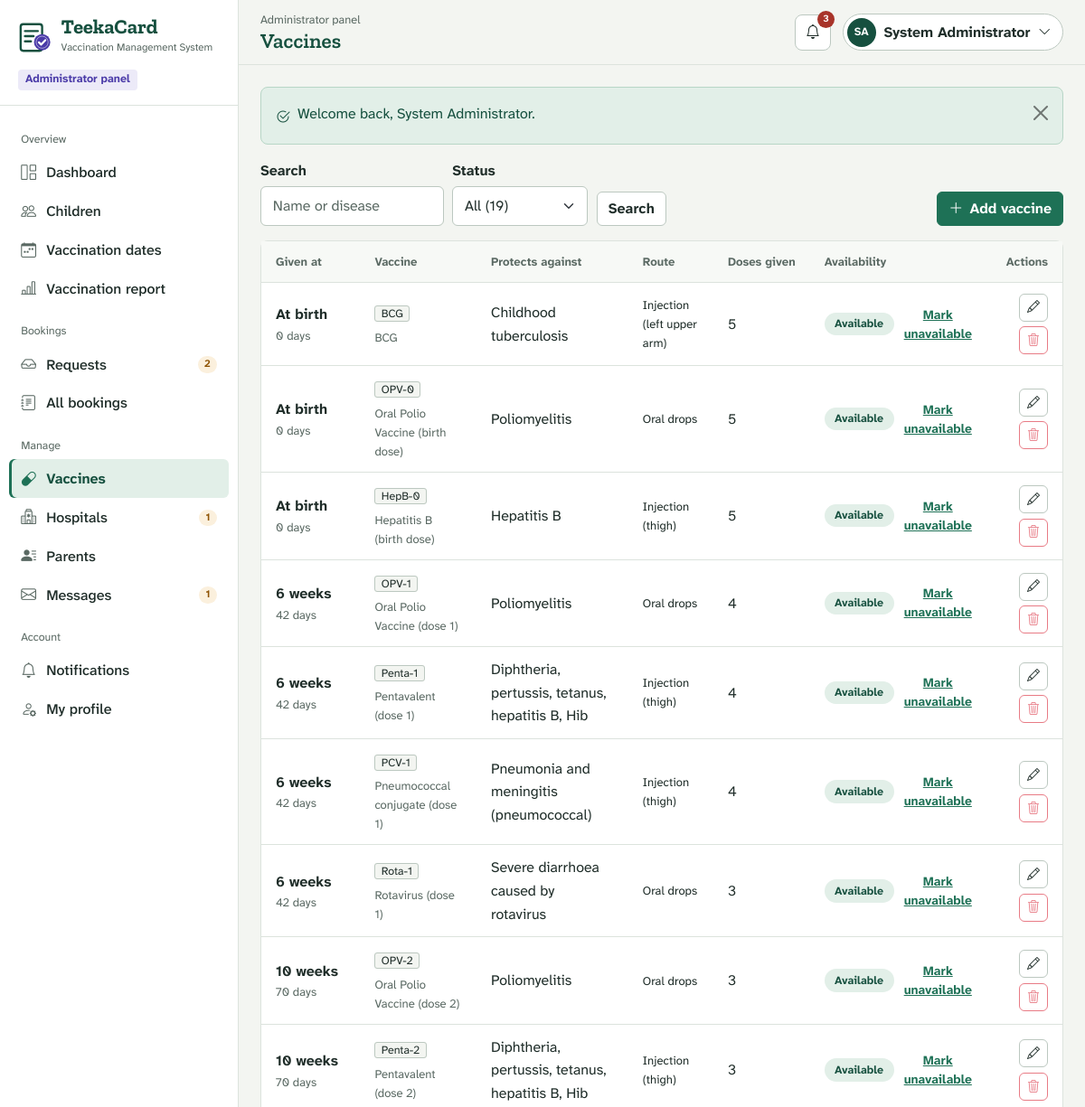
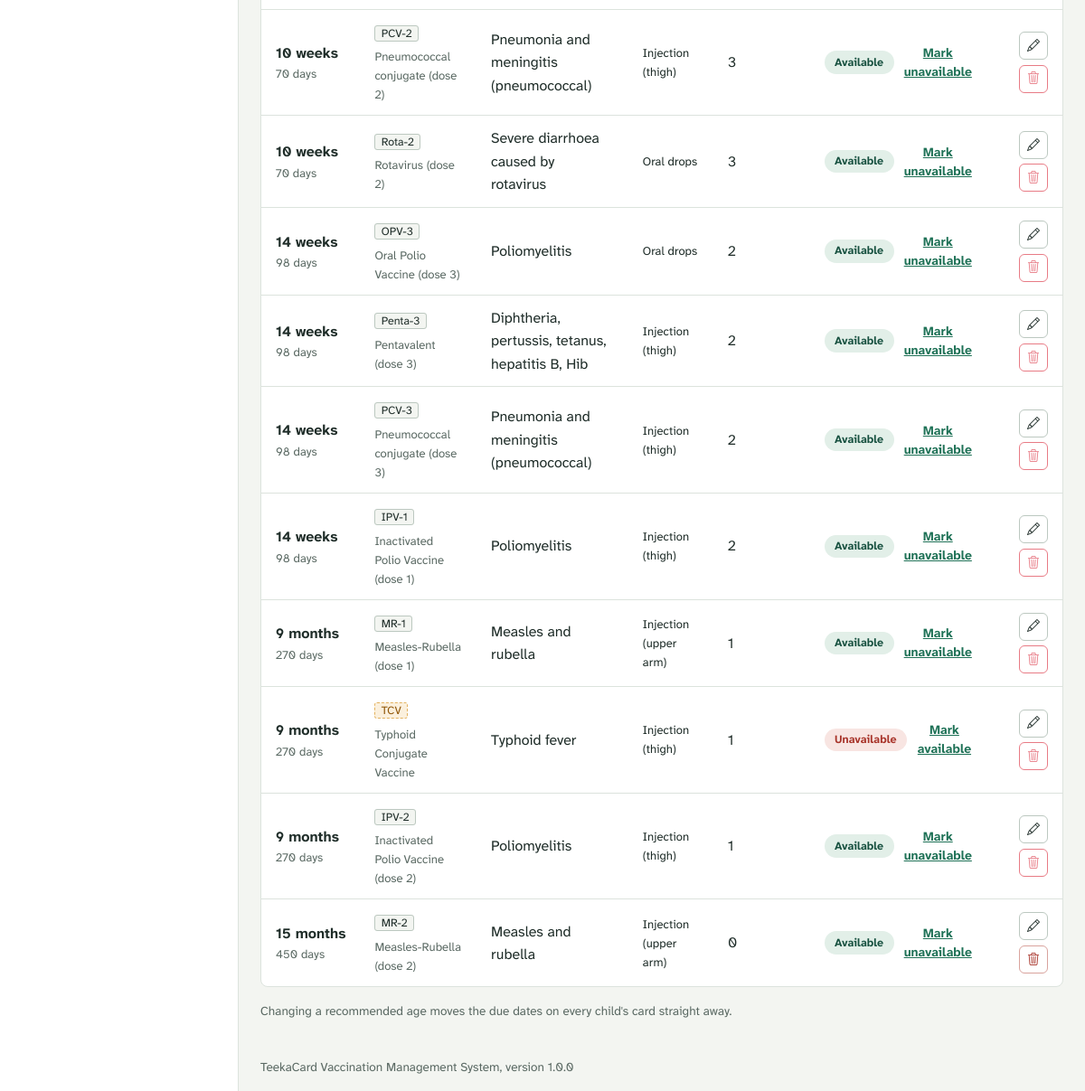
The page /1_Source_Code/vms/admin/vaccines.php (signed in) on the database its author committed (2 pictures, top to bottom).
### tables this page shows
CREATE TABLE `vaccines` (
  `id`               INT UNSIGNED NOT NULL AUTO_INCREMENT,
  `name`             VARCHAR(100) NOT NULL,
  `short_name`       VARCHAR(20)  NOT NULL,
  `protects_against` VARCHAR(255) NOT NULL,
  `age_days`         INT UNSIGNED NOT NULL DEFAULT 0,
  `age_label`        VARCHAR(30)  NOT NULL,
  `route`            VARCHAR(50)  NULL DEFAULT NULL,
  `description`      TEXT NULL,
  `status`           ENUM('Available','Unavailable') NOT NULL DEFAULT 'Available',
  `created_at`       DATETIME NOT NULL DEFAULT CURRENT_TIMESTAMP,
  `updated_at`       DATETIME NULL DEFAULT NULL ON UPDATE CURRENT_TIMESTAMP,
  PRIMARY KEY (`id`),
  UNIQUE KEY `uq_vaccine_short` (`short_name`),
  KEY `idx_vaccine_age` (`age_days`)
);

### 1_Source_Code/vms/includes/db.php (called while the page is built, shortened)
<?php
function db(): PDO
{
    static $pdo = null;
    if ($pdo === null) {
        $dsn = 'mysql:host=' . DB_HOST . ';port=' . DB_PORT . ';dbname=' . DB_NAME . ';charset=utf8mb4';
        try {
            $pdo = new PDO($dsn, DB_USER, DB_PASS, [
                PDO::ATTR_ERRMODE            => PDO::ERRMODE_EXCEPTION,
                PDO::ATTR_DEFAULT_FETCH_MODE => PDO::FETCH_ASSOC,
                PDO::ATTR_EMULATE_PREPARES   => false,
            ]);
            $pdo->exec("SET time_zone = '" . date('P') . "'");
        } catch (PDOException $e) {
            db_setup_error($e->getMessage());
        }
    }
    return $pdo;
}
function db_run(string $sql, array $params = []): PDOStatement
{
    $stmt = db()->prepare($sql);
    foreach ($params as $key => $value) {
        $param = is_int($key) ? $key + 1 : (str_starts_with($key, ':') ? $key : ':' . $key);
        $type  = is_int($value) ? PDO::PARAM_INT : (is_null($value) ? PDO::PARAM_NULL : PDO::PARAM_STR);
        $stmt->bindValue($param, $value, $type);
    }
    $stmt->execute();
    return $stmt;
}
function db_all(string $sql, array $params = []): array
{
    return db_run($sql, $params)->fetchAll();
}
function db_value(string $sql, array $params = [])
{
    $value = db_run($sql, $params)->fetchColumn();
    return $value === false ? null : $value;
}

### 1_Source_Code/vms/admin/vaccines.php (the view, shortened to what this page needs)
<?php
$action = get('action');
$editId = int_param('edit');
$editing = null;
$showForm = $action === 'add' || $editing;
$q      = mb_substr(get('q'), 0, 60);
$where  = ['1 = 1'];
$params = [];
$vaccines = db_all(
    "SELECT v.*,
            (SELECT COUNT(*) FROM appointment_vaccines av WHERE av.vaccine_id = v.id AND av.status = 'Vaccinated')
          + (SELECT COUNT(*) FROM vaccination_history vh WHERE vh.vaccine_id = v.id) AS given_count
       FROM vaccines v
      WHERE " . implode(' AND ', $where) . '
      ORDER BY v.age_days, v.id',
    $params
);
$counts = [
    'all'         => (int) db_value('SELECT COUNT(*) FROM vaccines'),
    'Available'   => (int) db_value("SELECT COUNT(*) FROM vaccines WHERE status = 'Available'"),
    'Unavailable' => (int) db_value("SELECT COUNT(*) FROM vaccines WHERE status = 'Unavailable'"),
];
require APP_ROOT . '/includes/layout/panel-header.php';
?>
<div class="d-flex flex-wrap justify-content-between align-items-end gap-2 mb-3">
    <form class="filters" method="get" role="search">
        <div>
            <label class="form-label" for="q">Search</label>
            <input class="form-control" type="search" id="q" name="q" value="<?= e($q) ?>" placeholder="Name or disease">
        </div>
        <div>
            <label class="form-label" for="f-status">Status</label>
            <select class="form-select" id="f-status" name="status" data-autosubmit>
                <option value="">All (<?= $counts['all'] ?>)</option>
            </select>
        </div>
        <button class="btn btn-light" type="submit">Search</button>
    </form>
    <?php if (!$showForm): ?>
        <a class="btn btn-primary btn-icon" href="<?= url('admin/vaccines.php?action=add') ?>"><i class="bi bi-plus-lg" aria-hidden="true"></i> Add vaccine</a>
    <?php endif; ?>
</div>
<div class="sheet">
    <?php if (!$vaccines): ?>
        <?= empty_state('No vaccines found', 'Try a different search.') ?>
    <?php else: ?>
        <div class="table-responsive">
            <table class="table table-hover">
                <thead>
                    <tr>
                        <th scope="col">Given at</th>
                        <th scope="col">Vaccine</th>
                        <th scope="col">Protects against</th>
                        <th scope="col">Route</th>
                        <th scope="col">Doses given</th>
                        <th scope="col">Availability</th>
                        <th scope="col" class="text-end">Actions</th>
                    </tr>
                </thead>
                <tbody>
                    <?php foreach ($vaccines as $v): ?>
                        <tr<?= $editId === (int) $v['id'] ? ' class="table-active"' : '' ?>>
                            <td class="text-nowrap"><span class="fw-600"><?= e($v['age_label']) ?></span><div class="cell-sub"><?= (int) $v['age_days'] ?> days</div></td>
                            <td><span class="dose-cell<?= $v['status'] === 'Unavailable' ? ' is-out' : '' ?>"><?= e($v['short_name']) ?></span><div class="cell-sub mt-1"><?= e($v['name']) ?></div></td>
                            <td><?= e($v['protects_against']) ?></td>
                            <td class="cell-sub"><?= e($v['route'] ?: '-') ?></td>
                            <td><?= (int) $v['given_count'] ?></td>
                            <td>
                                <form method="post" class="d-flex align-items-center gap-2">
                                    <?= status_badge($v['status']) ?>
                                    <button class="btn btn-sm btn-link p-0" type="submit">
                                        <?= $v['status'] === 'Available' ? 'Mark unavailable' : 'Mark available' ?><span class="visually-hidden"> (<?= e($v['short_name']) ?>)</span>
                                    </button>
                                </form>
                            </td>
                            <td>
                                <div class="table-actions">
                                    <a class="btn btn-sm btn-light" href="<?= url('admin/vaccines.php?edit=' . (int) $v['id']) ?>" aria-label="Edit <?= e($v['short_name']) ?>"><i class="bi bi-pencil" aria-hidden="true"></i></a>
                                    <form method="post" data-confirm="Delete <?= e($v['short_name']) ?>? This cannot be undone.">
                                        <button class="btn btn-sm btn-outline-danger" type="submit" aria-label="Delete <?= e($v['short_name']) ?>" <?= $v['given_count'] ? 'disabled title="Used in records"' : '' ?>><i class="bi bi-trash3" aria-hidden="true"></i></button>
                                    </form>
                                </div>
                            </td>
                        </tr>
                    <?php endforeach; ?>
                </tbody>
            </table>
        </div>
    <?php endif; ?>
</div>
<p class="small-note mt-3 mb-0">Changing a recommended age moves the due dates on every child's card straight away.</p>
<?php require APP_ROOT . '/includes/layout/panel-footer.php'; ?>

### 1_Source_Code/vms/includes/functions.php (shortened to what this page needs)
<?php
function e($value): string
{
    return htmlspecialchars((string) ($value ?? ''), ENT_QUOTES, 'UTF-8');
}
function url(string $path = ''): string
{
    return BASE_PATH . '/' . ltrim($path, '/');
}
function take_flashes(): array
{
    $messages = $_SESSION['flash'] ?? [];
    return $messages;
}
function render_flashes(): void
{
    $icons = [
        'success' => 'bi-check2-circle',
        'danger'  => 'bi-exclamation-triangle',
        'warning' => 'bi-exclamation-triangle',
        'info'    => 'bi-info-circle',
    ];
    foreach (take_flashes() as $f) {
        $icon = $icons[$f['type']] ?? 'bi-info-circle';
        echo '<div class="alert alert-' . e($f['type']) . ' alert-dismissible d-flex gap-2 align-items-start" role="alert">';
        echo '<i class="bi ' . $icon . ' mt-1" aria-hidden="true"></i><div>' . e($f['message']) . '</div>';
        echo '<button type="button" class="btn-close" data-bs-dismiss="alert" aria-label="Close"></button></div>';
    }
}
function get(string $key, string $default = ''): string
{
    $value = $_GET[$key] ?? $default;
    return is_string($value) ? trim($value) : $default;
}
function int_param(string $key, string $source = 'get'): int
{
    $bag   = $source === 'post' ? $_POST : $_GET;
    $value = filter_var($bag[$key] ?? null, FILTER_VALIDATE_INT, ['options' => ['min_range' => 1]]);
    return $value === false ? 0 : (int) $value;
}
function status_badge(?string $status): string
{
    $map = [
        'Pending'              => 'pill-amber',
        'Approved'             => 'pill-green',
        'Active'               => 'pill-green',
        'Available'            => 'pill-green',
        'Rejected'             => 'pill-red',
        'Blocked'              => 'pill-red',
        'Not Vaccinated'       => 'pill-red',
        'Unavailable'          => 'pill-red',
        'Cancelled'            => 'pill-grey',
        'Inactive'             => 'pill-grey',
        'Vaccinated'           => 'pill-ink',
        'Partially Vaccinated' => 'pill-ink-soft',
    ];
    $class = $map[$status] ?? 'pill-grey';
    return '<span class="pill ' . $class . '">' . e($status) . '</span>';
}

### 1_Source_Code/vms/assets/css/app.css (style rules this page uses)
:root { --paper: #F3F5F1; --sheet: #FFFFFF; --rule: #DCE3DD; --rule-strong: #BCC8C0; --ink: #1F2D29; --ink-soft: #5A6963; --pine: #16503F; --pine-deep: #0F3A2E; --green: #1E7156; --green-hover: #185E47; --green-tint: #E2EFE8; --stamp: #4A3AA8; --stamp-tint: #ECEAF8; --amber: #8F5405; --amber-tint: #FBF0DD; --amber-line: #E3B25F; --red: #A8342A; --red-tint: #F8E5E2; --grey-tint: #ECEFEC; --font-body: "Atkinson Hyperlegible Next", "Segoe UI", system-ui, -apple-system, Roboto, Arial, sans-serif; --font-display: "Zilla Slab", Rockwell, "Roboto Slab", Georgia, serif; --bs-body-font-family: var(--font-body); --bs-body-font-size: 1rem; --bs-body-line-height: 1.6; --bs-body-color: var(--ink); --bs-body-bg: var(--paper); --bs-emphasis-color: var(--ink); --bs-secondary-color: var(--ink-soft); --bs-border-color: var(--rule); --bs-link-color: var(--green); --bs-link-color-rgb: 30, 113, 86; --bs-link-hover-color: var(--pine); --bs-link-hover-color-rgb: 22, 80, 63; --bs-primary: var(--green); --bs-primary-rgb: 30, 113, 86; --bs-border-radius: 6px; --bs-heading-color: var(--pine); }
html { scroll-padding-top: 90px; }
body { min-height: 100vh; display: flex; flex-direction: column; -webkit-font-smoothing: antialiased; }
p { max-width: 72ch; }
.fw-600 { font-weight: 600; }
.small-note { font-size: .85rem; color: var(--ink-soft); }
.btn { font-weight: 600; border-radius: 6px; --bs-btn-focus-shadow-rgb: 74, 58, 168; }
.btn-primary { --bs-btn-bg: var(--green); --bs-btn-border-color: var(--green); --bs-btn-hover-bg: var(--green-hover); --bs-btn-hover-border-color: var(--green-hover); --bs-btn-active-bg: var(--pine); --bs-btn-active-border-color: var(--pine); --bs-btn-disabled-bg: var(--green); --bs-btn-disabled-border-color: var(--green); }
.btn-light { --bs-btn-bg: var(--sheet); --bs-btn-border-color: var(--rule-strong); --bs-btn-color: var(--ink); --bs-btn-hover-bg: var(--paper); --bs-btn-hover-border-color: var(--rule-strong); --bs-btn-active-bg: var(--grey-tint); --bs-btn-active-border-color: var(--rule-strong); }
.btn-outline-danger { --bs-btn-color: var(--red); --bs-btn-border-color: #D9A39D; --bs-btn-hover-color: #fff; --bs-btn-hover-bg: var(--red); --bs-btn-hover-border-color: var(--red); --bs-btn-active-bg: #8E2B22; --bs-btn-active-border-color: #8E2B22; }
.btn-icon { display: inline-flex; align-items: center; gap: .45rem; }
.form-label { font-weight: 600; margin-bottom: .3rem; }
.form-control, .form-select { border-color: var(--rule-strong); border-radius: 6px; padding: .55rem .8rem; background-color: var(--sheet); }
.alert { border-radius: 8px; }
.alert-success { --bs-alert-bg: var(--green-tint); --bs-alert-color: var(--pine); --bs-alert-border-color: #B7D6C6; }
.pill { display: inline-block; padding: .15rem .65rem; border-radius: 999px; font-size: .78rem; font-weight: 700; border: 1px solid transparent; white-space: nowrap; line-height: 1.5; }
.pill-green { background: var(--green-tint); color: var(--pine); }
.pill-red { background: var(--red-tint); color: var(--red); }
.dose-cell { border: 1px solid var(--rule-strong); border-radius: 3px; padding: 0 .4rem; font-size: .78rem; background: var(--paper); white-space: nowrap; }
.sheet { background: var(--sheet); border: 1px solid var(--rule); border-radius: 8px; }
.table { --bs-table-bg: transparent; --bs-table-color: var(--ink); --bs-table-hover-bg: #F7F9F6; margin: 0; }
.table > :not(caption) > * > * { padding: .75rem 1rem; border-bottom-color: var(--rule); }
.table thead th { font-weight: 600; font-size: .82rem; color: var(--ink-soft); background: #F7F9F6; white-space: nowrap; }
.table tbody tr:last-child > * { border-bottom: 0; }
.table td { vertical-align: middle; }
.cell-sub { font-size: .82rem; color: var(--ink-soft); }
.table-actions { display: flex; gap: .35rem; justify-content: flex-end; flex-wrap: wrap; }
.filters { display: flex; flex-wrap: wrap; gap: .6rem; align-items: flex-end; }
.filters .form-control, .filters .form-select { min-width: 150px; }
.dose-cell.is-out { background: var(--amber-tint); border-color: var(--amber-line); border-style: dashed; color: var(--amber); }

### rows shown on the page
vaccines: age_label "At birth", age_days "0", short_name "BCG", name "BCG", protects_against "Childhood tuberculosis", route "Injection (left upper arm)", given_count "5", status "Available", shows "Mark unavailable"
vaccines: age_label "At birth", age_days "0", short_name "OPV-0", name "Oral Polio Vaccine (birth dose)", protects_against "Poliomyelitis", route "Oral drops", given_count "5", status "Available", shows "Mark unavailable"
vaccines: age_label "At birth", age_days "0", short_name "HepB-0", name "Hepatitis B (birth dose)", protects_against "Hepatitis B", route "Injection (thigh)", given_count "5", status "Available", shows "Mark unavailable"
vaccines: age_label "6 weeks", age_days "42", short_name "OPV-1", name "Oral Polio Vaccine (dose 1)", protects_against "Poliomyelitis", route "Oral drops", given_count "4", status "Available", shows "Mark unavailable"
vaccines: age_label "6 weeks", age_days "42", short_name "Penta-1", name "Pentavalent (dose 1)", protects_against "Diphtheria, pertussis, tetanus, hepatitis B, Hib", route "Injection (thigh)", given_count "4", status "Available", shows "Mark unavailable"
vaccines: age_label "6 weeks", age_days "42", short_name "PCV-1", name "Pneumococcal conjugate (dose 1)", protects_against "Pneumonia and meningitis (pneumococcal)", route "Injection (thigh)", given_count "4", status "Available", shows "Mark unavailable"
vaccines: age_label "6 weeks", age_days "42", short_name "Rota-1", name "Rotavirus (dose 1)", protects_against "Severe diarrhoea caused by rotavirus", route "Oral drops", given_count "3", status "Available", shows "Mark unavailable"
vaccines: age_label "10 weeks", age_days "70", short_name "OPV-2", name "Oral Polio Vaccine (dose 2)", protects_against "Poliomyelitis", route "Oral drops", given_count "3", status "Available", shows "Mark unavailable"
vaccines: age_label "10 weeks", age_days "70", short_name "Penta-2", name "Pentavalent (dose 2)", protects_against "Diphtheria, pertussis, tetanus, hepatitis B, Hib", route "Injection (thigh)", given_count "3", status "Available", shows "Mark unavailable"
vaccines: age_label "10 weeks", age_days "70", short_name "PCV-2", name "Pneumococcal conjugate (dose 2)", protects_against "Pneumonia and meningitis (pneumococcal)", route "Injection (thigh)", given_count "3", status "Available", shows "Mark unavailable"
vaccines: age_label "10 weeks", age_days "70", short_name "Rota-2", name "Rotavirus (dose 2)", protects_against "Severe diarrhoea caused by rotavirus", route "Oral drops", given_count "3", status "Available", shows "Mark unavailable"
vaccines: age_label "14 weeks", age_days "98", short_name "OPV-3", name "Oral Polio Vaccine (dose 3)", protects_against "Poliomyelitis", route "Oral drops", given_count "2", status "Available", shows "Mark unavailable"
vaccines: age_label "14 weeks", age_days "98", short_name "Penta-3", name "Pentavalent (dose 3)", protects_against "Diphtheria, pertussis, tetanus, hepatitis B, Hib", route "Injection (thigh)", given_count "2", status "Available", shows "Mark unavailable"
vaccines: age_label "14 weeks", age_days "98", short_name "PCV-3", name "Pneumococcal conjugate (dose 3)", protects_against "Pneumonia and meningitis (pneumococcal)", route "Injection (thigh)", given_count "2", status "Available", shows "Mark unavailable"
vaccines: age_label "14 weeks", age_days "98", short_name "IPV-1", name "Inactivated Polio Vaccine (dose 1)", protects_against "Poliomyelitis", route "Injection (thigh)", given_count "2", status "Available", shows "Mark unavailable"
vaccines: age_label "9 months", age_days "270", short_name "MR-1", name "Measles-Rubella (dose 1)", protects_against "Measles and rubella", route "Injection (upper arm)", given_count "1", status "Available", shows "Mark unavailable"
vaccines: age_label "9 months", age_days "270", short_name "TCV", name "Typhoid Conjugate Vaccine", protects_against "Typhoid fever", route "Injection (thigh)", given_count "1", status "Unavailable", shows "Mark available"
vaccines: age_label "9 months", age_days "270", short_name "IPV-2", name "Inactivated Polio Vaccine (dose 2)", protects_against "Poliomyelitis", route "Injection (thigh)", given_count "1", status "Available", shows "Mark unavailable"
vaccines: age_label "15 months", age_days "450", short_name "MR-2", name "Measles-Rubella (dose 2)", protects_against "Measles and rubella", route "Injection (upper arm)", given_count "0", status "Available", shows "Mark unavailable"

### other values the page prints
APP_NAME "TeekaCard"
APP_TAGLINE "Vaccination Management System"
$panelRoleCfg['label'] "Administrator"
$navGroup "Overview"
$navLabel "Dashboard"
$navLabel "Children"
$navLabel "Vaccination dates"
$navLabel "Vaccination report"
$navGroup "Bookings"
$navLabel "Requests"
$navCount "2"
$navLabel "All bookings"
$navGroup "Manage"
$navLabel "Vaccines"
$navLabel "Hospitals"
